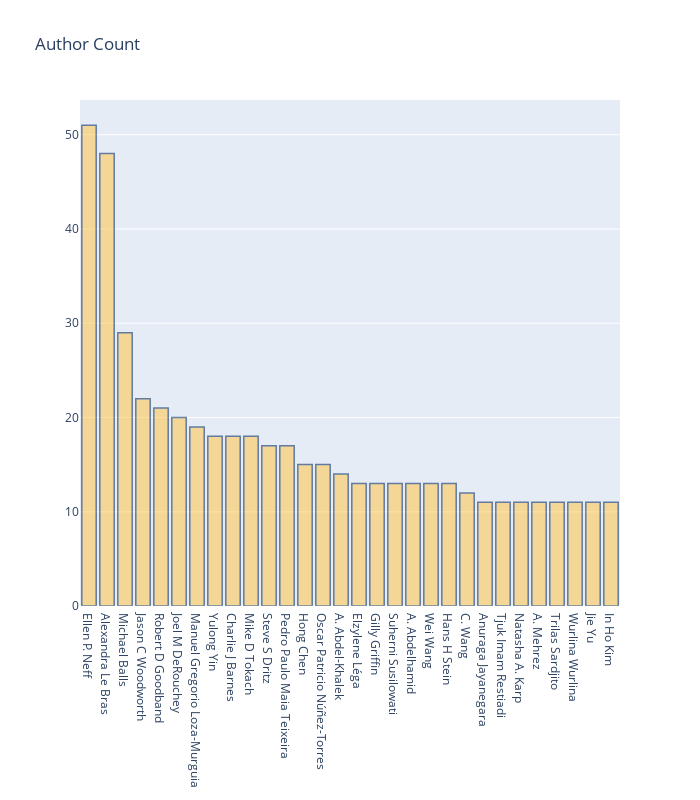

Here is the notebook cell this chart was saved with:
### Code cell
#Plotly Author Viz 
author_count1 = author_count.head(30)

fig = go.Figure([go.Bar(x = author_count1['Author'], y = author_count1['Count'])])
fig.update_traces(marker_color = 'rgb(888,202, 88)', marker_line_color = 'rgb(8,48,107)',
                 marker_line_width = 1.5, opacity = 0.6)
fig.update_layout(title_text = 'Author Count', width = 700, height = 800)
fig.show()

### Figure 1 — Plotly figure (JSON) as saved in the notebook; plotly's stock layout.template omitted (floating-point values rounded to 4 significant figures)
{"data": [{"marker": {"color": "rgb(888,202, 88)", "line": {"color": "rgb(8,48,107)", "width": 1.5}}, "opacity": 0.6, "type": "bar", "x": ["Ellen P. Neff", "Alexandra Le Bras", "Michael Balls", "Jason C Woodworth", "Robert D Goodband", "Joel M DeRouchey", "Manuel Gregorio Loza-Murguia", "Yulong Yin", "Charlie J Barnes", "Mike D Tokach", "Steve S Dritz", "Pedro Paulo Maia Teixeira", "Hong Chen", "Oscar Patricio Núñez-Torres", "A. Abdel-Khalek", "Elzylene Léga", "Gilly Griffin", "Suherni Susilowati", "A. Abdelhamid", "Wei Wang", "Hans H Stein", "C. Wang", "Anuraga Jayanegara", "Tjuk Imam Restiadi", "Natasha A. Karp", "A. Mehrez", "Trilas Sardjito", "Wurlina Wurlina", "Jie Yu", "In Ho Kim"], "y": [51, 48, 29, 22, 21, 20, 19, 18, 18, 18, 17, 17, 15, 15, 14, 13, 13, 13, 13, 13, 13, 12, 11, 11, 11, 11, 11, 11, 11, 11]}], "layout": {"height": 800, "title": {"text": "Author Count"}, "width": 700}}
